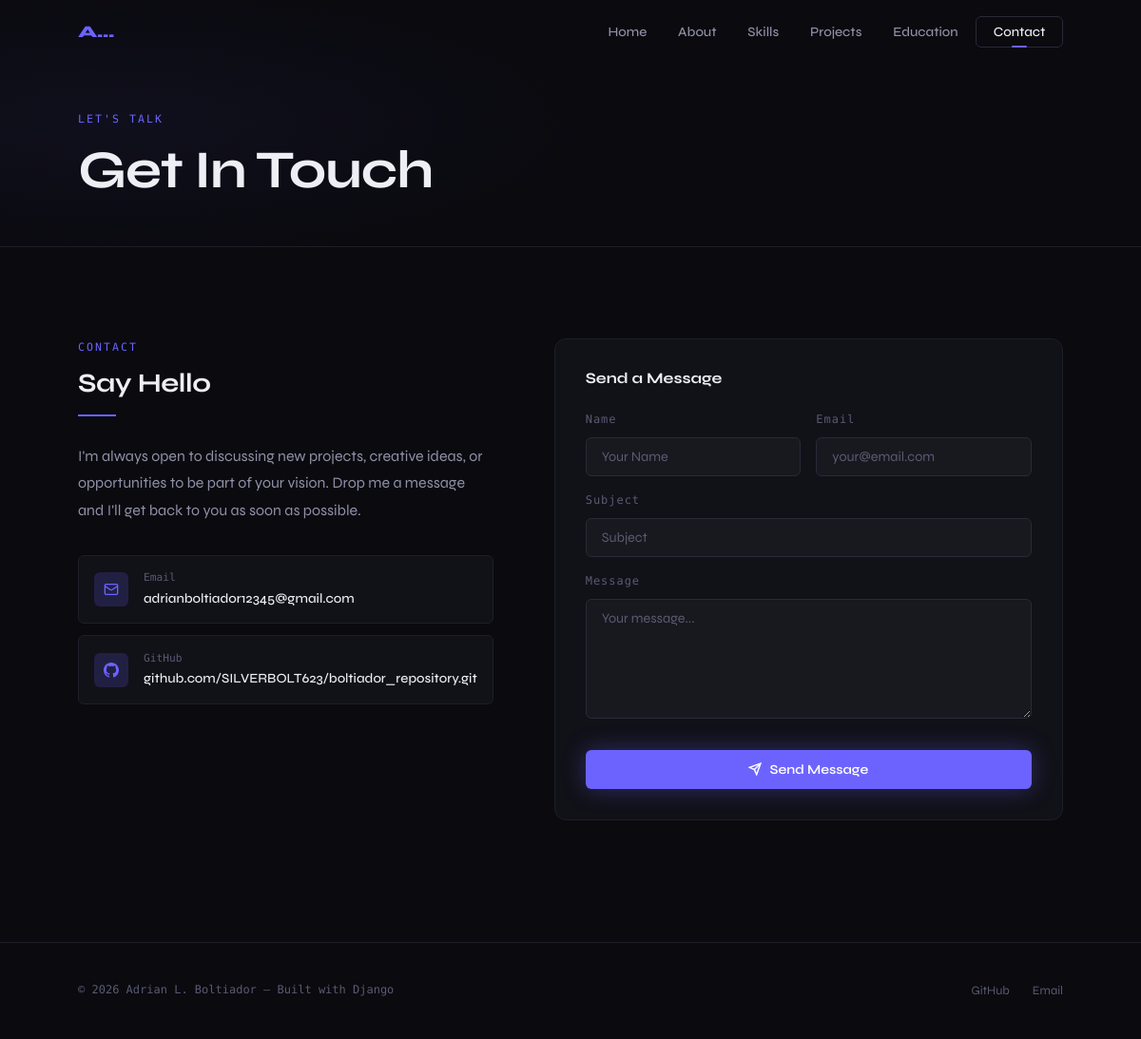
Page /contact/ on the committed database.
### bolt_app/models.py (models this page shows, shortened)
class Profile(models.Model):
    name = models.CharField(max_length=100)
    tagline = models.CharField(max_length=200)
    bio = models.TextField()
    career_goals = models.TextField()
    profile_photo = models.ImageField(upload_to='profile/', blank=True, null=True)
    email = models.EmailField()
    github_url = models.URLField(blank=True)
    linkedin_url = models.URLField(blank=True)
    twitter_url = models.URLField(blank=True)
    resume = models.FileField(upload_to='resume/', blank=True, null=True)
    class Meta:
        verbose_name = 'Profile'

### bolt_app/views.py (the view)
# urls.py: path('contact/', views.contact, name='contact'),
def contact(request):
    profile = get_profile()
    if request.method == 'POST':
        form = ContactForm(request.POST)
        if form.is_valid():
            contact_message = form.save()
            try:
                send_mail(
                    subject=f"Portfolio Contact: {contact_message.subject}",
                    message=f"From: {contact_message.name} <{contact_message.email}>\n\n{contact_message.message}",
                    from_email=settings.EMAIL_HOST_USER,
                    recipient_list=[settings.CONTACT_EMAIL],
                    fail_silently=True,
                )
            except Exception:
                pass
            messages.success(request, 'Your message has been sent successfully!')
            return redirect('contact')
        else:
            messages.error(request, 'Please correct the errors below.')
    else:
        form = ContactForm()
    context = {
        'profile': profile,
        'form': form,
        'active_page': 'contact',
    }
    return render(request, 'bolt_app/contact.html', context)

### bolt_app/forms.py
class ContactForm(forms.ModelForm):
    class Meta:
        model = ContactMessage
        fields = ['name', 'email', 'subject', 'message']
        widgets = {
            'name': forms.TextInput(attrs={
                'class': 'form-input',
                'placeholder': 'Your Name',
            }),
            'email': forms.EmailInput(attrs={
                'class': 'form-input',
                'placeholder': 'your@email.com',
            }),
            'subject': forms.TextInput(attrs={
                'class': 'form-input',
                'placeholder': 'Subject',
            }),
            'message': forms.Textarea(attrs={
                'class': 'form-textarea',
                'placeholder': 'Your message...',
                'rows': 6,
            }),
        }

### bolt_app/views.py (called while the page is built)
def get_profile():
    return Profile.objects.first()

### bolt_app/templates/bolt_app/contact.html (shortened to what this page needs)
{% extends 'bolt_app/base.html' %}
{% load static %}
{% block content %}
<div class="page-hero">
  <div class="page-hero-bg"></div>
  <div class="container" style="position:relative;">
    <span class="section-label">Let's talk</span>
    <h1 style="font-size:clamp(2rem,5vw,3.5rem); letter-spacing:-0.02em;">Get In Touch</h1>
  </div>
</div>
<section class="section">
  <div class="container">
    <div class="contact-grid">
      <div class="contact-info fade-up">
        <div class="section-header" style="margin-bottom:1.75rem;">
          <span class="section-label">Contact</span>
          <h2 style="font-size:1.75rem;">Say Hello</h2>
          <div class="section-line"></div>
        </div>
        <p>I'm always open to discussing new projects, creative ideas, or opportunities to be part of your vision. Drop me a message and I'll get back to you as soon as possible.</p>
        <div class="contact-links">
          {% if profile and profile.email %}
          <a href="mailto:{{ profile.email }}" class="contact-link-item">
            <div class="contact-link-icon">
              <svg viewBox="0 0 24 24" fill="none" stroke="currentColor" stroke-width="2"><rect x="2" y="4" width="20" height="16" rx="2"/><path d="m22 7-8.97 5.7a1.94 1.94 0 0 1-2.06 0L2 7"/></svg>
            </div>
            <div>
              <div class="contact-link-label">Email</div>
              <div class="contact-link-value">{{ profile.email }}</div>
            </div>
          </a>
          {% endif %}
          {% if profile and profile.github_url %}
          <a href="{{ profile.github_url }}" class="contact-link-item" target="_blank" rel="noopener">
            <div class="contact-link-icon">
            </div>
            <div>
              <div class="contact-link-label">GitHub</div>
              <div class="contact-link-value">{{ profile.github_url|slice:"8:" }}</div>
            </div>
          </a>
          {% endif %}
        </div>
      </div>
      <div class="contact-form-wrap fade-up delay-2">
        <h3 class="form-title">Send a Message</h3>
        <form method="post" novalidate>
          <div class="form-row">
            <div class="form-group">
              <label class="form-label" for="{{ form.name.id_for_label }}">Name</label>
              {{ form.name }}
            </div>
            <div class="form-group">
              <label class="form-label" for="{{ form.email.id_for_label }}">Email</label>
              {{ form.email }}
            </div>
          </div>
          <div class="form-group">
            <label class="form-label" for="{{ form.subject.id_for_label }}">Subject</label>
            {{ form.subject }}
          </div>
          <div class="form-group">
            <label class="form-label" for="{{ form.message.id_for_label }}">Message</label>
            {{ form.message }}
          </div>
          <button type="submit" class="btn btn-primary form-btn">
            <svg width="14" height="14" viewBox="0 0 24 24" fill="none" stroke="currentColor" stroke-width="2.5"><line x1="22" y1="2" x2="11" y2="13"/><polygon points="22 2 15 22 11 13 2 9 22 2"/></svg>
            Send Message
          </button>
        </form>
      </div>
    </div>
  </div>
</section>
{% endblock %}

### bolt_app/templates/bolt_app/base.html (shortened to what this page needs)
{% load static %}
<!DOCTYPE html>
<html lang="en">
<head>
  <link rel="stylesheet" href="{% static 'bolt_app/css/style.css' %}" />
</head>
<body>
  <header class="nav" id="nav">
    <div class="nav-inner">
      <a href="{% url 'home' %}" class="nav-logo">
        {% if profile %}<span>{{ profile.name|truncatechars:2 }}{% else %}<span>/</span>Portfolio{% endif %}
      </a>
      <nav>
        <ul class="nav-links" id="navLinks">
          <li><a href="{% url 'home' %}"      {% if active_page == 'home'      %}class="active"{% endif %}>Home</a></li>
          <li><a href="{% url 'about' %}"     {% if active_page == 'about'     %}class="active"{% endif %}>About</a></li>
          <li><a href="{% url 'skills' %}"    {% if active_page == 'skills'    %}class="active"{% endif %}>Skills</a></li>
          <li><a href="{% url 'projects' %}"  {% if active_page == 'projects'  %}class="active"{% endif %}>Projects</a></li>
          <li><a href="{% url 'education' %}" {% if active_page == 'education' %}class="active"{% endif %}>Education</a></li>
          <li><a href="{% url 'contact' %}"   class="nav-cta {% if active_page == 'contact' %}active{% endif %}">Contact</a></li>
        </ul>
      </nav>
    </div>
  </header>
  <main>
    {% block content %}{% endblock %}
  </main>
  <footer class="footer">
    <div class="footer-inner">
      <p class="footer-copy">
        &copy; {% now "Y" %} {% if profile %}{{ profile.name }}{% else %}Portfolio{% endif %} — Built with Django
      </p>
      <nav class="footer-links">
        {% if profile.github_url   %}<a href="{{ profile.github_url }}"   target="_blank" rel="noopener">GitHub</a>{% endif %}
        {% if profile.email        %}<a href="mailto:{{ profile.email }}">Email</a>{% endif %}
      </nav>
    </div>
  </footer>
</body>
</html>

### rows in the picture
Profile: name "A…", email "adrianboltiador12345@gmail.com", github_url "github.com/SILVERBOLT623/boltiador_repository.git", name "Adrian L. Boltiador"
